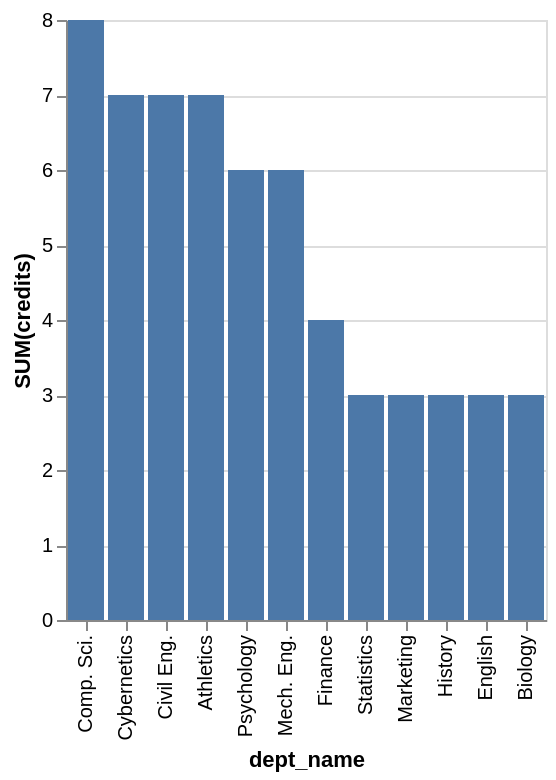

The Vega-Lite source for this figure:
### Vega-Lite specification from a JSON file in a GitHub repository (floating-point values rounded to 4 significant figures)
{"data": {"values": [{"x_data": "Comp. Sci.", "y_data": 8}, {"x_data": "Cybernetics", "y_data": 7}, {"x_data": "Civil Eng.", "y_data": 7}, {"x_data": "Athletics", "y_data": 7}, {"x_data": "Psychology", "y_data": 6}, {"x_data": "Mech. Eng.", "y_data": 6}, {"x_data": "Finance", "y_data": 4}, {"x_data": "Statistics", "y_data": 3}, {"x_data": "Marketing", "y_data": 3}, {"x_data": "History", "y_data": 3}, {"x_data": "English", "y_data": 3}, {"x_data": "Biology", "y_data": 3}]}, "mark": "bar", "encoding": {"x": {"field": "x_data", "type": "nominal", "title": "dept_name", "sort": {"op": "sum", "field": "y_data", "order": "descending"}}, "y": {"field": "y_data", "type": "quantitative", "title": "SUM(credits)"}}}
